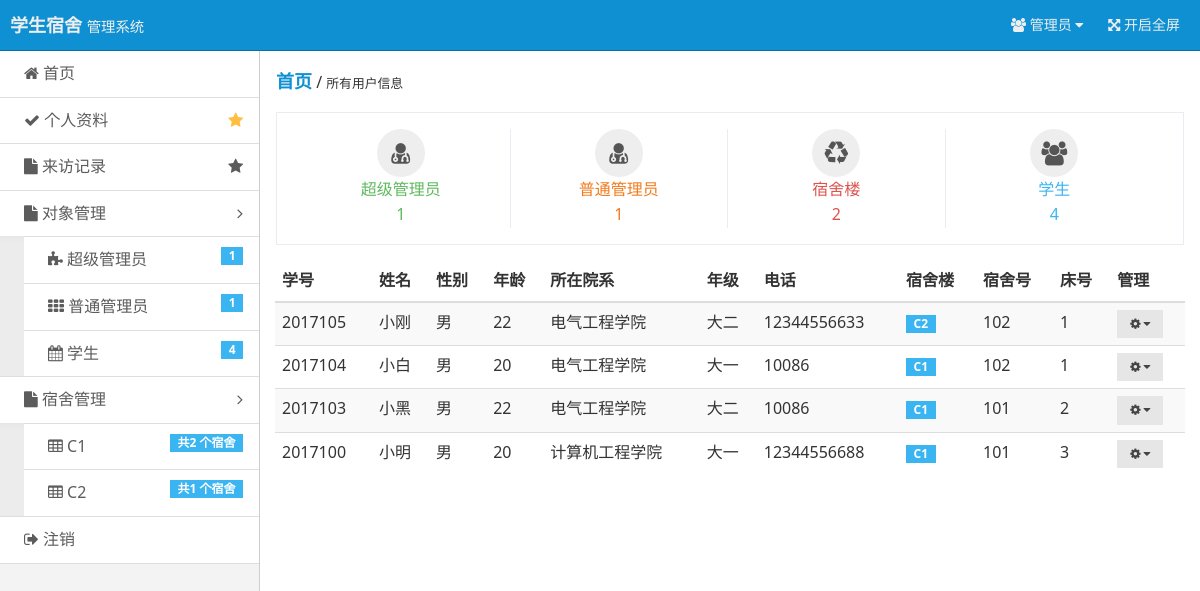
The app's page /?r=superadmin (signed in) with its own data.
### tables this page shows
CREATE TABLE `build`  (
  `Build_Name` varchar(16) NOT NULL COMMENT '宿舍名',
  `Build_Id` varchar(16) NOT NULL COMMENT '宿舍楼',
  `Build_Price` varchar(16) NOT NULL COMMENT '宿舍单价',
  PRIMARY KEY (`Build_Name`) USING BTREE
);

CREATE TABLE `student`  (
  `Stu_No` varchar(16) NOT NULL COMMENT '学号',
  `Stu_Sex` varchar(16) NOT NULL COMMENT '性别',
  `Stu_Age` varchar(16) NOT NULL COMMENT '年龄',
  `Stu_Grade` varchar(16) NOT NULL COMMENT '年级',
  `Stu_Department` varchar(16) NOT NULL COMMENT '院系',
  `Stu_Phone` varchar(16) NOT NULL COMMENT '电话',
  `Dor_Id` varchar(16) NOT NULL COMMENT '宿舍id',
  `Dor_DedNum` varchar(16) NOT NULL COMMENT '床号',
  PRIMARY KEY (`Stu_No`) USING BTREE
);

CREATE TABLE `user`  (
  `user_Num` varchar(16) NOT NULL COMMENT '用户编号',
  `Id` varchar(16) NOT NULL COMMENT '用户编号，如果是学生请输入学号',
  `UserName` varchar(16) NOT NULL COMMENT '姓名',
  `Password` varchar(16) NOT NULL COMMENT '登陆密码',
  `Power` varchar(16) NOT NULL COMMENT '用户权限',
  PRIMARY KEY (`Id`) USING BTREE
);

CREATE TABLE `dormitory`  (
  `Dor_Id` varchar(16) NOT NULL COMMENT '宿舍id',
  `Dor_No` varchar(16) NOT NULL COMMENT '宿舍编号',
  `Dor_BedNum` varchar(16) NOT NULL COMMENT '床位数',
  `Dor_Person` varchar(16) NOT NULL COMMENT '已入住人数',
  `Build_Id` varchar(16) NOT NULL COMMENT '归属宿舍楼',
  PRIMARY KEY (`Dor_Id`) USING BTREE
);

### index.php (called while the page is built, shortened)
<?php
$action = $_GET['r'] == '' ? 'login' : $_GET['r'];
include('pages/' . $action . '.php');

### include/checklogin.php (called while the page is built, shortened)
<?php
$user = $_COOKIE ['user'];
$user_power = $_COOKIE ['user_power'];
if($user == ""){
    header("Location: ?r=login");
    exit();
}else{
    $query = "SELECT * FROM user WHERE Id = '$user'";
    $result = mysqli_query($conn, $query);
    $users = mysqli_fetch_array($result);
}
?>

### pages/superadmin.php (the view, shortened to what this page needs)
<?php
require 'connect/database.php';
require 'include/checklogin.php';
?>
<!doctype html>
<html class="no-js fixed-layout">
<head>
    <link rel="stylesheet" href="assets/css/amazeui.min.css"/>
    <link rel="stylesheet" href="assets/css/admin.css">
</head>
<body>
<header class="am-topbar am-topbar-inverse admin-header">
    <?php require 'tools/header.php'; ?>
</header>
<div class="am-cf admin-main">
    <?php require 'tools/siderbar.php'; ?>
    <div class="admin-content">
        <div class="admin-content-body">
            <div class="am-cf am-padding">
                <div class="am-fl am-cf"><strong class="am-text-primary am-text-lg">首页</strong> / <small>所有用户信息</small></div>
            </div>
            <ul class="am-avg-sm-1 am-avg-md-4 am-margin am-padding am-text-center admin-content-list ">
                <li><a href="?r=show-admin-super" class="am-text-success"><span class="am-icon-btn am-icon-user-md"></span><br/>超级管理员<br/><?php echo $super_admins_count?></a></li>
                <li><a href="?r=show-admin-normal" class="am-text-warning"><span class="am-icon-btn am-icon-user-md"></span><br/>普通管理员<br/><?php echo $normal_admins_count?></a></li>
                <li><a href="#" class="am-text-danger"><span class="am-icon-btn am-icon-recycle"></span><br/>宿舍楼<br/><?php echo $dormitory_builds_count?></a></li>
                <li <?php if ($user_power == 3) echo 'readonly="true"' ?> ><a href="?r=show-stu" class="am-text-secondary"><span class="am-icon-btn am-icon-users"></span><br/>学生<br/><?php echo $students_count?></a></li>
            </ul>
            <div class="am-g">
                <div class="am-u-sm-12 table-container">
                    <table class="am-table am-table-bd am-table-striped admin-content-table">
                        <thead>
                        <tr>
                            <th>学号</th>
                            <th>姓名</th>
                            <th>性别</th>
                            <th>年龄</th>
                            <th>所在院系</th>
                            <th>年级</th>
                            <th>电话</th>
                            <th>宿舍楼</th>
                            <th>宿舍号</th>
                            <th>床号</th>
                            <th>管理</th>
                        </tr>
                        </thead>
                        <tbody>
                        <?php
                        while ( $student = mysqli_fetch_array ( $query ) ) {
                            ?>
                            <tr>
                                <td><?php echo $student['Stu_No']?></td>
                                <td><?php echo $student['UserName']?></td>
                                <td><?php echo $student['Stu_Sex']?></td>
                                <td><?php echo $student['Stu_Age']?></td>
                                <td><?php echo $student['Stu_Department']?></td>
                                <td><?php echo $student['Stu_Grade']?></td>
                                <td><?php echo $student['Stu_Phone']?></td>
                                <?php
                                $user_stu_current_dor_build_query=mysqli_query($conn,"SELECT build.Build_Name, build.Build_Id FROM dormitory,Build WHERE dormitory.Dor_Id='{$student['Dor_Id']}' AND dormitory.Build_Id=Build.Build_Id");
                                $user_stu_current_dor_build = mysqli_fetch_array($user_stu_current_dor_build_query);
                                $user_stu_current_dor_query=mysqli_query($conn,"SELECT * FROM dormitory,build WHERE dormitory.Dor_Id='{$student['Dor_Id']}' AND dormitory.Build_Id=Build.Build_Id");
                                $users_stu_current_dor=mysqli_fetch_array($user_stu_current_dor_query);
                                ?>
                                <td><span class="am-badge am-badge-secondary"><?php echo $user_stu_current_dor_build['Build_Name']?></span></td>
                                <td><?php echo $users_stu_current_dor['Dor_No']?></td>
                                <td><?php echo $student['Dor_DedNum']?></td>
                                <td>
                                    <div class="am-dropdown" data-am-dropdown>
                                        <button class="am-btn am-btn-default am-btn-xs am-dropdown-toggle" data-am-dropdown-toggle><span class="am-icon-cog"></span> <span class="am-icon-caret-down"></span></button>
                                    </div>
                                </td>
                            </tr>
                        <?php }?>
                        </tbody>
                    </table>
                </div>
            </div>
        </div>
    </div>
</div>
</body>
</html>

### tools/header.php (shortened to what this page needs)
<div class="am-topbar-brand">
    <strong>学生宿舍</strong> <small>管理系统</small>
</div>
<div class="am-collapse am-topbar-collapse" id="topbar-collapse">
    <ul class="am-nav am-nav-pills am-topbar-nav am-topbar-right admin-header-list">
        <li class="am-dropdown" data-am-dropdown>
            <a class="am-dropdown-toggle" data-am-dropdown-toggle href="javascript:;">
                <span class="am-icon-users"></span> 管理员 <span class="am-icon-caret-down"></span>
            </a>
        </li>
        <li class="am-hide-sm-only"><a href="javascript:;" id="admin-fullscreen"><span class="am-icon-arrows-alt"></span> <span class="admin-fullText">开启全屏</span></a></li>
    </ul>
</div>

### tools/siderbar.php (shortened to what this page needs)
<?php
require 'connect/database.php';
require 'include/checklogin.php';
$query = mysqli_query($conn,"SELECT student.*,user.UserName FROM student,`user` WHERE Stu_No=Id AND Power=3 ORDER BY Stu_No DESC LIMIT 15");
$super_admins_query=mysqli_query($conn,"SELECT * FROM `user` WHERE Power=1 ORDER BY user_Num DESC");
$super_admins_count=mysqli_num_rows($super_admins_query);
$normal_admin_query=mysqli_query($conn,"SELECT * FROM `user` WHERE Power=2 ORDER BY user_Num DESC");
$normal_admins_count=mysqli_num_rows($normal_admin_query);
$student_query=mysqli_query($conn,"SELECT * FROM `user` WHERE Power=3 ORDER BY user_Num DESC");
$students_count=mysqli_num_rows($student_query);
$dormitory_builds_query=mysqli_query($conn,"SELECT * FROM build ORDER BY Build_Id ");
$dormitory_builds_count=mysqli_num_rows($dormitory_builds_query);
?>
<div class="admin-sidebar am-offcanvas" id="admin-offcanvas">
    <div class="am-offcanvas-bar admin-offcanvas-bar">
        <ul class="am-list admin-sidebar-list">
            <?php
            switch ($user_power) {
                case 1 :
                    $judge_href = "?r=superadmin";
                    break;
            }
            ?>
            <li><a href="<?php echo $judge_href ?>"><span class="am-icon-home"></span> 首页</a></li>
            <?php
            switch ($user_power) {
                case 1 :
                    $data_href = "?r=user-admin-super&uno={$users['Id']}";
                    break;
            }
            ?>
            <li><a href="<?php echo $data_href ?>" class="am-cf"><span class="am-icon-check"></span> 个人资料<span class="am-icon-star am-fr am-margin-right admin-icon-yellow"></span></a></li>
            <li <?php if ($user_power == 3) echo 'style="display: none;"' ?>><a href="?r=show-visit" class="am-cf"><span class="am-icon-file"></span> 来访记录<span class="am-icon-star am-fr am-margin-right"></span></a></li>
            <li class="admin-parent" <?php if ($user_power == 3) echo 'style="display: none;"' ?>>
                <a class="am-cf" data-am-collapse="{target: '#collapse-nav'}"><span class="am-icon-file"></span> 对象管理 <span class="am-icon-angle-right am-fr am-margin-right"></span></a>
                <ul class="am-list am-collapse admin-sidebar-sub am-in" id="collapse-nav">
                    <li <?php if ($user_power == 2 || $user_power == 3) echo 'style="display: none;"' ?>><a href="?r=show-admin-super"><span class="am-icon-puzzle-piece"></span> 超级管理员 <span class="am-badge am-badge-secondary am-margin-right am-fr"><?php echo $super_admins_count?></span></a></li>
                    <li <?php if ($user_power == 2 || $user_power == 3) echo 'style="display: none;"' ?>><a href="?r=show-admin-normal"><span class="am-icon-th"></span> 普通管理员<span class="am-badge am-badge-secondary am-margin-right am-fr"><?php echo $normal_admins_count?></span></a></li>
                    <li ><a href="?r=show-stu"><span class="am-icon-calendar"></span> 学生 <span class="am-badge am-badge-secondary am-margin-right am-fr"><?php echo $students_count?></span></a></li>
                </ul>
            </li>
            <li class="admin-parent" <?php if ($user_power == 3) echo 'style="display: none;"' ?>>
                <a class="am-cf" data-am-collapse="{target: '#collapse-nav'}"><span class="am-icon-file"></span> 宿舍管理 <span class="am-icon-angle-right am-fr am-margin-right"></span></a>
                <ul class="am-list am-collapse admin-sidebar-sub am-in" id="collapse-nav">
                    <?php
                    while ($dormitory_builds = mysqli_fetch_array($dormitory_builds_query)) {
                        ?>
                        <li><a href="?r=show-dormitories&db_id=<?php echo $dormitory_builds['Build_Id'] ?>"><span
                                        class="am-icon-table"></span> <?php echo $dormitory_builds['Build_Name'] ?>
                                <span
                                        class="am-badge am-badge-secondary am-margin-right am-fr">共<?php echo mysqli_num_rows(mysqli_query($conn,"SELECT * FROM dormitory d,build b WHERE d.Build_Id = b.Build_Id AND b.Build_Name ='{$dormitory_builds['Build_Name']}' ")) ?>
                                    个宿舍</span></a>
                        </li>
                    <?php } ?>
                </ul>
            </li>
            <li><a href="?r=outlogin"><span class="am-icon-sign-out"></span> 注销</a></li>
        </ul>
    </div>
</div>

### assets/css/admin.css (style rules this page uses)
html, body { height: 100%; overflow: hidden; }
ul { margin-top: 0; }
.admin-icon-yellow { color: #ffbe40; }
.admin-header { position: fixed; top: 0; left: 0; right: 0; z-index: 1500; font-size: 1.4rem; margin-bottom: 0; }
.admin-main { position: relative; height: 100%; padding-top: 51px; background: #f3f3f3; }
.admin-sidebar { width: 260px; min-height: 100%; float: left; border-right: 1px solid #cecece; }
.admin-sidebar-list { margin-bottom: 0; }
.admin-sidebar-list li a { color: #5c5c5c; padding-left: 24px; }
.admin-sidebar-list li:first-child { border-top: none; }
.admin-sidebar-sub { margin-top: 0; margin-bottom: 0; box-shadow: 0 16px 8px -15px #e2e2e2 inset; background: #ececec; padding-left: 24px; }
.admin-sidebar-sub li:first-child { border-top: 1px solid #dedede; }
.admin-content { display: -webkit-box; display: -webkit-flex; display: -ms-flexbox; display: flex; -webkit-box-orient: vertical; -webkit-box-direction: normal; -webkit-flex-direction: column; -ms-flex-direction: column; flex-direction: column; background: #fff; }
.admin-content, .admin-sidebar { height: 100%; overflow-x: hidden; overflow-y: scroll; -webkit-overflow-scrolling: touch; }
.admin-content-body { -webkit-box-flex: 1; -webkit-flex: 1 0 auto; -ms-flex: 1 0 auto; flex: 1 0 auto; }
.admin-content-list { border: 1px solid #e9ecf1; margin-top: 0; }
.admin-content-list li { border: 1px solid #e9ecf1; border-width: 0 1px; margin-left: -1px; }
.admin-content-list li:first-child { border-left: none; }
.admin-content-list li:last-child { border-right: none; }
@media only screen and (min-width: 641px) { .admin-sidebar { display: block; position: static; background: none; } }
@media only screen and (min-width: 641px) { .admin-offcanvas-bar { position: static; width: auto; background: none; -webkit-transform: translate3d(0, 0, 0); -ms-transform: translate3d(0, 0, 0); transform: translate3d(0, 0, 0); overflow-y: visible; min-height: 100%; } }
@media only screen and (min-width: 641px) { .admin-offcanvas-bar:after { content: none; } }

### records on screen
build: Build_Name "C1", Build_Name "2"
build: Build_Name "C2", Build_Name "1"
student: Stu_No "2017105", user.UserName "小刚", Stu_Sex "男", Stu_Age "22", Stu_Department "电气工程学院", Stu_Grade "大二", Stu_Phone "12344556633", build.Build_Name "C2", Dor_Id.Dor_No "102", Dor_DedNum "1"
student: Stu_No "2017104", user.UserName "小白", Stu_Sex "男", Stu_Age "20", Stu_Department "电气工程学院", Stu_Grade "大一", Stu_Phone "10086", build.Build_Name "C1", Dor_Id.Dor_No "102", Dor_DedNum "1"
student: Stu_No "2017103", user.UserName "小黑", Stu_Sex "男", Stu_Age "22", Stu_Department "电气工程学院", Stu_Grade "大二", Stu_Phone "10086", build.Build_Name "C1", Dor_Id.Dor_No "101", Dor_DedNum "2"
student: Stu_No "2017100", user.UserName "小明", Stu_Sex "男", Stu_Age "20", Stu_Department "计算机工程学院", Stu_Grade "大一", Stu_Phone "12344556688", build.Build_Name "C1", Dor_Id.Dor_No "101", Dor_DedNum "3"

### other values on screen
$super_admins_count "1"
$normal_admins_count "1"
$students_count "4"
$dormitory_builds_count "2"
